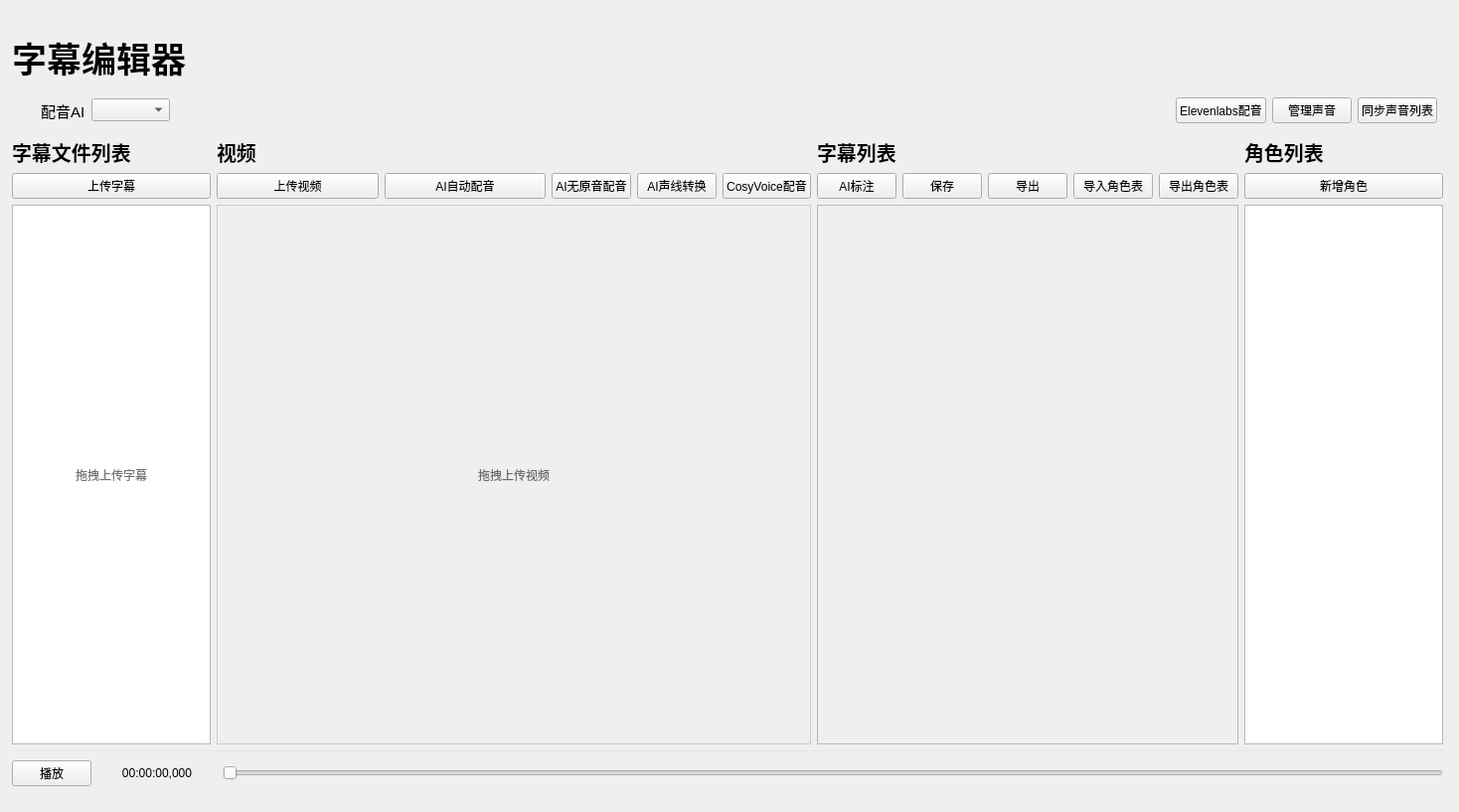
<?xml version="1.0" encoding="UTF-8"?>
<ui version="4.0">
 <class>SubtitleEdit</class>
 <widget class="QWidget" name="SubtitleEdit">
  <property name="geometry">
   <rect>
    <x>0</x>
    <y>0</y>
    <width>1468</width>
    <height>817</height>
   </rect>
  </property>
  <property name="windowTitle">
   <string>Form</string>
  </property>
  <layout class="QVBoxLayout" name="verticalLayout_2" stretch="1,1,20,0">
   <property name="leftMargin">
    <number>12</number>
   </property>
   <property name="topMargin">
    <number>32</number>
   </property>
   <property name="rightMargin">
    <number>16</number>
   </property>
   <property name="bottomMargin">
    <number>16</number>
   </property>
   <item>
    <widget class="QLabel" name="PackageTitile">
     <property name="maximumSize">
      <size>
       <width>16777215</width>
       <height>3000</height>
      </size>
     </property>
     <property name="font">
      <font>
       <family>微软雅黑</family>
       <pointsize>26</pointsize>
       <weight>75</weight>
       <bold>true</bold>
       <kerning>true</kerning>
      </font>
     </property>
     <property name="text">
      <string>字幕编辑器</string>
     </property>
    </widget>
   </item>
   <item>
    <layout class="QVBoxLayout" name="Tools">
     <property name="spacing">
      <number>0</number>
     </property>
     <item>
      <widget class="SimpleCardWidget" name="M3U8Box">
       <property name="minimumSize">
        <size>
         <width>0</width>
         <height>42</height>
        </size>
       </property>
       <layout class="QHBoxLayout" name="horizontalLayout_3" stretch="0,0,0,0,0,0,0,0">
        <property name="leftMargin">
         <number>6</number>
        </property>
        <property name="topMargin">
         <number>6</number>
        </property>
        <property name="rightMargin">
         <number>6</number>
        </property>
        <property name="bottomMargin">
         <number>6</number>
        </property>
        <item>
         <widget class="QLabel" name="label_3">
          <property name="text">
           <string/>
          </property>
         </widget>
        </item>
        <item>
         <spacer name="horizontalSpacer_3">
          <property name="orientation">
           <enum>Qt::Horizontal</enum>
          </property>
          <property name="sizeType">
           <enum>QSizePolicy::Fixed</enum>
          </property>
          <property name="sizeHint" stdset="0">
           <size>
            <width>10</width>
            <height>20</height>
           </size>
          </property>
         </spacer>
        </item>
        <item>
         <widget class="QLabel" name="label">
          <property name="font">
           <font>
            <family>Microsoft YaHei UI</family>
            <pointsize>11</pointsize>
           </font>
          </property>
          <property name="text">
           <string>配音AI</string>
          </property>
         </widget>
        </item>
        <item>
         <widget class="QComboBox" name="DubbingSelector">
          <property name="font">
           <font>
            <family>Microsoft YaHei UI</family>
            <pointsize>10</pointsize>
           </font>
          </property>
         </widget>
        </item>
        <item>
         <spacer name="horizontalSpacer">
          <property name="orientation">
           <enum>Qt::Horizontal</enum>
          </property>
          <property name="sizeHint" stdset="0">
           <size>
            <width>40</width>
            <height>20</height>
           </size>
          </property>
         </spacer>
        </item>
        <item>
         <widget class="PushButton" name="ElevenDubbingBtn">
          <property name="text">
           <string>Elevenlabs配音</string>
          </property>
         </widget>
        </item>
        <item>
         <widget class="PushButton" name="DelVoiceBtn">
          <property name="text">
           <string>管理声音</string>
          </property>
         </widget>
        </item>
        <item>
         <widget class="PushButton" name="PullVoiceBtn">
          <property name="text">
           <string>同步声音列表</string>
          </property>
         </widget>
        </item>
       </layout>
      </widget>
     </item>
    </layout>
   </item>
   <item>
    <widget class="QWidget" name="widget" native="true">
     <layout class="QHBoxLayout" name="horizontalLayout_5" stretch="1,3,2,1">
      <property name="spacing">
       <number>6</number>
      </property>
      <property name="leftMargin">
       <number>0</number>
      </property>
      <property name="topMargin">
       <number>0</number>
      </property>
      <property name="rightMargin">
       <number>0</number>
      </property>
      <property name="bottomMargin">
       <number>0</number>
      </property>
      <item>
       <layout class="QVBoxLayout" name="SubUpload" stretch="0,0,1">
        <item>
         <widget class="QLabel" name="MP4Title">
          <property name="maximumSize">
           <size>
            <width>16777215</width>
            <height>3000</height>
           </size>
          </property>
          <property name="font">
           <font>
            <family>微软雅黑</family>
            <pointsize>15</pointsize>
            <weight>75</weight>
            <bold>true</bold>
           </font>
          </property>
          <property name="text">
           <string>字幕文件列表</string>
          </property>
         </widget>
        </item>
        <item>
         <layout class="QHBoxLayout" name="btnbox">
          <item>
           <widget class="PushButton" name="AddSubBtn">
            <property name="text">
             <string>上传字幕</string>
            </property>
           </widget>
          </item>
         </layout>
        </item>
        <item>
         <widget class="QWidget" name="SubListBox" native="true">
          <property name="minimumSize">
           <size>
            <width>0</width>
            <height>430</height>
           </size>
          </property>
          <property name="styleSheet">
           <string notr="true">#SubListBox{
	border: 1px solid #ccc;
}</string>
          </property>
          <layout class="QGridLayout" name="gridLayout_4">
           <property name="leftMargin">
            <number>0</number>
           </property>
           <property name="topMargin">
            <number>0</number>
           </property>
           <property name="rightMargin">
            <number>0</number>
           </property>
           <property name="bottomMargin">
            <number>0</number>
           </property>
           <property name="spacing">
            <number>0</number>
           </property>
           <item row="0" column="0">
            <widget class="ListWidget" name="SubListWidget"/>
           </item>
           <item row="0" column="0">
            <widget class="QLabel" name="SubListDropHint">
             <property name="styleSheet">
              <string notr="true">#SubListDropHint{
color: rgba(0,0,0,140);
font: 14pt &quot;Microsoft YaHei UI&quot;;
background: transparent;
}</string>
             </property>
             <property name="text">
              <string>拖拽上传字幕</string>
             </property>
             <property name="alignment">
              <set>Qt::AlignCenter</set>
             </property>
            </widget>
           </item>
          </layout>
         </widget>
        </item>
       </layout>
      </item>
      <item>
       <layout class="QVBoxLayout" name="Mkv" stretch="0,0,1">
        <property name="spacing">
         <number>6</number>
        </property>
        <property name="bottomMargin">
         <number>0</number>
        </property>
        <item>
         <widget class="QLabel" name="MkvTitle">
          <property name="maximumSize">
           <size>
            <width>16777215</width>
            <height>3000</height>
           </size>
          </property>
          <property name="font">
           <font>
            <family>微软雅黑</family>
            <pointsize>15</pointsize>
            <weight>75</weight>
            <bold>true</bold>
           </font>
          </property>
          <property name="text">
           <string>视频</string>
          </property>
         </widget>
        </item>
        <item>
         <layout class="QHBoxLayout" name="horizontalLayout" stretch="3,3,0,0,0">
          <item>
           <widget class="PushButton" name="AddVideoBtn">
            <property name="text">
             <string>上传视频</string>
            </property>
           </widget>
          </item>
          <item>
           <widget class="PushButton" name="AIDubbingBtn">
            <property name="text">
             <string>AI自动配音</string>
            </property>
           </widget>
          </item>
          <item>
           <widget class="PushButton" name="AIDirectedBtn">
            <property name="text">
             <string>AI无原音配音</string>
            </property>
           </widget>
          </item>
          <item>
           <widget class="PushButton" name="AIVoiceBtn">
            <property name="text">
             <string>AI声线转换</string>
            </property>
           </widget>
          </item>
          <item>
           <widget class="PushButton" name="CosyDubbingBtn">
            <property name="text">
             <string>CosyVoice配音</string>
            </property>
           </widget>
          </item>
         </layout>
        </item>
        <item>
         <widget class="QWidget" name="CustomVideoWidget" native="true">
          <property name="styleSheet">
           <string notr="true">#CustomVideoWidget{
	border: 1px solid #ccc;
}</string>
          </property>
          <layout class="QVBoxLayout" name="verticalLayout">
           <item>
            <widget class="QLabel" name="VideoDropHint">
             <property name="styleSheet">
              <string notr="true">#VideoDropHint{
color: rgba(0,0,0,140);
font: 14pt &quot;Microsoft YaHei UI&quot;;
background: transparent;
}</string>
             </property>
             <property name="text">
              <string>拖拽上传视频</string>
             </property>
             <property name="alignment">
              <set>Qt::AlignCenter</set>
             </property>
            </widget>
           </item>
          </layout>
         </widget>
        </item>
       </layout>
      </item>
      <item>
       <layout class="QVBoxLayout" name="SubList" stretch="0,0,1">
        <item>
         <widget class="QLabel" name="MP4Title_2">
          <property name="maximumSize">
           <size>
            <width>16777215</width>
            <height>3000</height>
           </size>
          </property>
          <property name="font">
           <font>
            <family>微软雅黑</family>
            <pointsize>15</pointsize>
            <weight>75</weight>
            <bold>true</bold>
           </font>
          </property>
          <property name="text">
           <string>字幕列表</string>
          </property>
         </widget>
        </item>
        <item>
         <layout class="QHBoxLayout" name="horizontalLayout_4" stretch="0,0,0,0,0">
          <property name="bottomMargin">
           <number>0</number>
          </property>
          <item>
           <widget class="PushButton" name="AutoMarkBtn">
            <property name="text">
             <string>AI标注</string>
            </property>
           </widget>
          </item>
          <item>
           <widget class="PushButton" name="SaveBtn">
            <property name="text">
             <string>保存</string>
            </property>
           </widget>
          </item>
          <item>
           <widget class="PushButton" name="ExportBtn">
            <property name="text">
             <string>导出</string>
            </property>
           </widget>
          </item>
          <item>
           <widget class="PushButton" name="ImportRoleBtn">
            <property name="text">
             <string>导入角色表</string>
            </property>
           </widget>
          </item>
          <item>
           <widget class="PushButton" name="OutputRoleBtn">
            <property name="text">
             <string>导出角色表</string>
            </property>
           </widget>
          </item>
         </layout>
        </item>
        <item>
         <widget class="QWidget" name="MP4Box_2" native="true">
          <property name="minimumSize">
           <size>
            <width>0</width>
            <height>430</height>
           </size>
          </property>
          <layout class="QGridLayout" name="gridLayout_6">
           <property name="leftMargin">
            <number>0</number>
           </property>
           <property name="topMargin">
            <number>0</number>
           </property>
           <property name="rightMargin">
            <number>0</number>
           </property>
           <property name="bottomMargin">
            <number>0</number>
           </property>
           <property name="spacing">
            <number>0</number>
           </property>
           <item row="0" column="0">
            <widget class="QScrollArea" name="SubScroll">
             <property name="widgetResizable">
              <bool>true</bool>
             </property>
             <widget class="QWidget" name="scrollAreaWidgetContents">
              <property name="geometry">
               <rect>
                <x>0</x>
                <y>0</y>
                <width>489</width>
                <height>525</height>
               </rect>
              </property>
             </widget>
            </widget>
           </item>
          </layout>
         </widget>
        </item>
       </layout>
      </item>
      <item>
       <layout class="QVBoxLayout" name="RoleList" stretch="0,0,1">
        <item>
         <widget class="QLabel" name="MP4Title_3">
          <property name="maximumSize">
           <size>
            <width>16777215</width>
            <height>3000</height>
           </size>
          </property>
          <property name="font">
           <font>
            <family>微软雅黑</family>
            <pointsize>15</pointsize>
            <weight>75</weight>
            <bold>true</bold>
           </font>
          </property>
          <property name="text">
           <string>角色列表</string>
          </property>
         </widget>
        </item>
        <item>
         <layout class="QHBoxLayout" name="horizontalLayout_2">
          <item>
           <widget class="PushButton" name="AddRoleBtn">
            <property name="sizePolicy">
             <sizepolicy hsizetype="Minimum" vsizetype="Fixed">
              <horstretch>0</horstretch>
              <verstretch>0</verstretch>
             </sizepolicy>
            </property>
            <property name="maximumSize">
             <size>
              <width>16777215</width>
              <height>16777215</height>
             </size>
            </property>
            <property name="text">
             <string>新增角色</string>
            </property>
           </widget>
          </item>
         </layout>
        </item>
        <item>
         <widget class="QWidget" name="RoleListBox" native="true">
          <property name="styleSheet">
           <string notr="true">#RoleListBox{
	border: 1px solid #ccc;
}</string>
          </property>
          <layout class="QGridLayout" name="gridLayout_2">
           <property name="leftMargin">
            <number>0</number>
           </property>
           <property name="topMargin">
            <number>0</number>
           </property>
           <property name="rightMargin">
            <number>0</number>
           </property>
           <property name="bottomMargin">
            <number>0</number>
           </property>
           <property name="spacing">
            <number>0</number>
           </property>
           <item row="0" column="0">
            <widget class="ListWidget" name="RoleListWidget"/>
           </item>
          </layout>
         </widget>
        </item>
       </layout>
      </item>
     </layout>
    </widget>
   </item>
   <item>
    <widget class="QWidget" name="BottomBar" native="true">
     <property name="minimumSize">
      <size>
       <width>0</width>
       <height>46</height>
      </size>
     </property>
     <property name="maximumSize">
      <size>
       <width>16777215</width>
       <height>46</height>
      </size>
     </property>
     <property name="styleSheet">
      <string notr="true">#BottomBar{
border-top: 1px solid #e5e5e5;
}</string>
     </property>
     <layout class="QHBoxLayout" name="bottomBarLayout" stretch="0,0,1">
      <property name="leftMargin">
       <number>0</number>
      </property>
      <property name="topMargin">
       <number>0</number>
      </property>
      <property name="rightMargin">
       <number>0</number>
      </property>
      <property name="bottomMargin">
       <number>0</number>
      </property>
      <item>
       <widget class="PushButton" name="BottomPlayBtn">
        <property name="text">
         <string>播放</string>
        </property>
       </widget>
      </item>
      <item>
       <widget class="BodyLabel" name="BottomTimeLabel">
        <property name="minimumSize">
         <size>
          <width>120</width>
          <height>0</height>
         </size>
        </property>
        <property name="text">
         <string>00:00:00,000</string>
        </property>
        <property name="alignment">
         <set>Qt::AlignCenter</set>
        </property>
       </widget>
      </item>
      <item>
       <widget class="Slider" name="BottomPositionSlider">
        <property name="minimum">
         <number>0</number>
        </property>
        <property name="maximum">
         <number>0</number>
        </property>
        <property name="orientation">
         <enum>Qt::Horizontal</enum>
        </property>
       </widget>
      </item>
     </layout>
    </widget>
   </item>
  </layout>
 </widget>
 <customwidgets>
  <customwidget>
   <class>PushButton</class>
   <extends>QPushButton</extends>
   <header location="global">qfluentwidgets</header>
  </customwidget>
  <customwidget>
   <class>CardWidget</class>
   <extends>QFrame</extends>
   <header>qfluentwidgets</header>
   <container>1</container>
  </customwidget>
  <customwidget>
   <class>SimpleCardWidget</class>
   <extends>CardWidget</extends>
   <header>qfluentwidgets</header>
   <container>1</container>
  </customwidget>
  <customwidget>
   <class>ListWidget</class>
   <extends>QListWidget</extends>
   <header>qfluentwidgets</header>
  </customwidget>
  <customwidget>
   <class>Slider</class>
   <extends>QSlider</extends>
   <header location="global">qfluentwidgets</header>
  </customwidget>
  <customwidget>
   <class>BodyLabel</class>
   <extends>QLabel</extends>
   <header location="global">qfluentwidgets</header>
  </customwidget>
 </customwidgets>
 <resources/>
 <connections/>
</ui>
